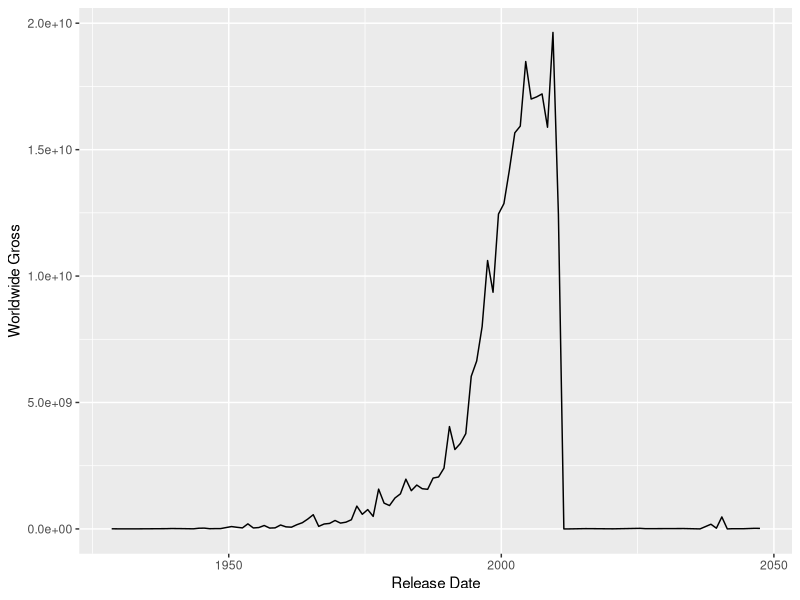

This chart was generated by the following R code:
library(tidyverse)

df <- read_csv("data/movies.csv")
ggplot(df) +
  geom_line(aes(
    x = `Release Date`,
    y = `Worldwide Gross`
  ), stat = "summary_bin", fun = "sum", binwidth = 365)
